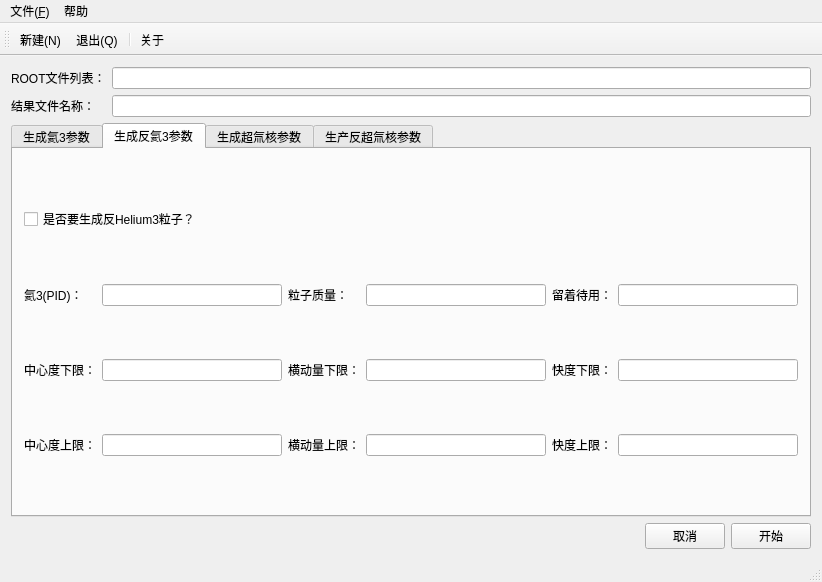
<?xml version="1.0" encoding="UTF-8"?>
<ui version="4.0">
 <class>MainWindow</class>
 <widget class="QMainWindow" name="MainWindow">
  <property name="geometry">
   <rect>
    <x>0</x>
    <y>0</y>
    <width>822</width>
    <height>582</height>
   </rect>
  </property>
  <property name="windowTitle">
   <string>MainWindow</string>
  </property>
  <widget class="QWidget" name="centralWidget">
   <layout class="QHBoxLayout" name="horizontalLayout">
    <item>
     <layout class="QVBoxLayout" name="verticalLayout">
      <item>
       <layout class="QGridLayout" name="gridLayout_3">
        <item row="0" column="0">
         <layout class="QGridLayout" name="gridLayout_2">
          <item row="0" column="0">
           <widget class="QLabel" name="inputFileListLabel">
            <property name="text">
             <string>ROOT文件列表：</string>
            </property>
            <property name="buddy">
             <cstring>inputFileListLineEdit</cstring>
            </property>
           </widget>
          </item>
          <item row="0" column="1">
           <widget class="QLineEdit" name="inputFileListLineEdit"/>
          </item>
          <item row="1" column="0">
           <widget class="QLabel" name="resultFileNameLabel">
            <property name="text">
             <string>结果文件名称：</string>
            </property>
            <property name="buddy">
             <cstring>resultFileNameLineEdit</cstring>
            </property>
           </widget>
          </item>
          <item row="1" column="1">
           <widget class="QLineEdit" name="resultFileNameLineEdit"/>
          </item>
         </layout>
        </item>
        <item row="1" column="0">
         <widget class="QTabWidget" name="tabWidget">
          <property name="currentIndex">
           <number>1</number>
          </property>
          <widget class="QWidget" name="helium3Tab">
           <attribute name="title">
            <string>生成氦3参数</string>
           </attribute>
           <layout class="QGridLayout" name="gridLayout">
            <item row="3" column="0">
             <widget class="QLabel" name="helium3CentralityHighLabel">
              <property name="text">
               <string>中心度上限：</string>
              </property>
              <property name="buddy">
               <cstring>helium3CentralityHighLineEdit</cstring>
              </property>
             </widget>
            </item>
            <item row="3" column="4">
             <widget class="QLabel" name="helium3RapidityHighLabel">
              <property name="text">
               <string>快度上限：</string>
              </property>
              <property name="buddy">
               <cstring>helium3RapidityHighLineEdit</cstring>
              </property>
             </widget>
            </item>
            <item row="1" column="4">
             <widget class="QLabel" name="helium3WaitingLabel">
              <property name="text">
               <string>留着待用：</string>
              </property>
              <property name="buddy">
               <cstring>helium3WaitingLineEdit</cstring>
              </property>
             </widget>
            </item>
            <item row="1" column="3">
             <widget class="QLineEdit" name="helium3MassLineEdit"/>
            </item>
            <item row="2" column="1">
             <widget class="QLineEdit" name="helium3CentralityLowLineEdit"/>
            </item>
            <item row="3" column="3">
             <widget class="QLineEdit" name="helium3PtHighLineEdit"/>
            </item>
            <item row="1" column="2">
             <widget class="QLabel" name="helium3MassLabel">
              <property name="text">
               <string>粒子质量：</string>
              </property>
              <property name="buddy">
               <cstring>helium3MassLineEdit</cstring>
              </property>
             </widget>
            </item>
            <item row="3" column="1">
             <widget class="QLineEdit" name="helium3CentralityHighLineEdit"/>
            </item>
            <item row="1" column="5">
             <widget class="QLineEdit" name="helium3WaitingLineEdit"/>
            </item>
            <item row="2" column="4">
             <widget class="QLabel" name="helium3RapidityLowLabel">
              <property name="text">
               <string>快度下限：</string>
              </property>
              <property name="buddy">
               <cstring>helium3RapidityLowLineEdit</cstring>
              </property>
             </widget>
            </item>
            <item row="2" column="0">
             <widget class="QLabel" name="helium3CentralityLowLabel">
              <property name="text">
               <string>中心度下限：</string>
              </property>
              <property name="buddy">
               <cstring>helium3CentralityLowLineEdit</cstring>
              </property>
             </widget>
            </item>
            <item row="1" column="0">
             <widget class="QLabel" name="helium3PIDLabel">
              <property name="text">
               <string>氦3(PID)：</string>
              </property>
              <property name="buddy">
               <cstring>helium3PIDLineEdit</cstring>
              </property>
             </widget>
            </item>
            <item row="3" column="2">
             <widget class="QLabel" name="helium3PtHighLabel">
              <property name="text">
               <string>横动量上限：</string>
              </property>
              <property name="buddy">
               <cstring>helium3PtHighLineEdit</cstring>
              </property>
             </widget>
            </item>
            <item row="2" column="5">
             <widget class="QLineEdit" name="helium3RapidityLowLineEdit"/>
            </item>
            <item row="1" column="1">
             <widget class="QLineEdit" name="helium3PIDLineEdit"/>
            </item>
            <item row="2" column="2">
             <widget class="QLabel" name="helium3PtLowLabel">
              <property name="text">
               <string>横动量下限：</string>
              </property>
              <property name="buddy">
               <cstring>helium3PtLowLineEdit</cstring>
              </property>
             </widget>
            </item>
            <item row="3" column="5">
             <widget class="QLineEdit" name="helium3RapidityHighLineEdit"/>
            </item>
            <item row="2" column="3">
             <widget class="QLineEdit" name="helium3PtLowLineEdit"/>
            </item>
            <item row="0" column="0" colspan="6">
             <widget class="QCheckBox" name="helium3CheckBox">
              <property name="text">
               <string>是否要生成Helium3粒子？</string>
              </property>
             </widget>
            </item>
           </layout>
          </widget>
          <widget class="QWidget" name="antiHelium3Tab">
           <attribute name="title">
            <string>生成反氦3参数</string>
           </attribute>
           <layout class="QGridLayout" name="gridLayout_5">
            <item row="0" column="0" colspan="6">
             <widget class="QCheckBox" name="antiHelium3CheckBox">
              <property name="text">
               <string>是否要生成反Helium3粒子？</string>
              </property>
             </widget>
            </item>
            <item row="1" column="0">
             <widget class="QLabel" name="antiHelium3PIDLabel">
              <property name="text">
               <string>氦3(PID)：</string>
              </property>
              <property name="buddy">
               <cstring>antiHelium3PIDLineEdit</cstring>
              </property>
             </widget>
            </item>
            <item row="1" column="1">
             <widget class="QLineEdit" name="antiHelium3PIDLineEdit"/>
            </item>
            <item row="1" column="2">
             <widget class="QLabel" name="antiHelium3MassLabel">
              <property name="text">
               <string>粒子质量：</string>
              </property>
              <property name="buddy">
               <cstring>antiHelium3MassLineEdit</cstring>
              </property>
             </widget>
            </item>
            <item row="1" column="3">
             <widget class="QLineEdit" name="antiHelium3MassLineEdit"/>
            </item>
            <item row="1" column="4">
             <widget class="QLabel" name="antiHelium3WaitingLabel">
              <property name="text">
               <string>留着待用：</string>
              </property>
              <property name="buddy">
               <cstring>antiHelium3WatingLineEdit</cstring>
              </property>
             </widget>
            </item>
            <item row="1" column="5">
             <widget class="QLineEdit" name="antiHelium3WatingLineEdit"/>
            </item>
            <item row="2" column="0">
             <widget class="QLabel" name="label_18">
              <property name="text">
               <string>中心度下限：</string>
              </property>
              <property name="buddy">
               <cstring>lineEdit_14</cstring>
              </property>
             </widget>
            </item>
            <item row="2" column="1">
             <widget class="QLineEdit" name="lineEdit_14"/>
            </item>
            <item row="2" column="2">
             <widget class="QLabel" name="label_19">
              <property name="text">
               <string>横动量下限：</string>
              </property>
              <property name="buddy">
               <cstring>lineEdit_17</cstring>
              </property>
             </widget>
            </item>
            <item row="2" column="3">
             <widget class="QLineEdit" name="lineEdit_17"/>
            </item>
            <item row="2" column="4">
             <widget class="QLabel" name="label_12">
              <property name="text">
               <string>快度下限：</string>
              </property>
              <property name="buddy">
               <cstring>lineEdit_19</cstring>
              </property>
             </widget>
            </item>
            <item row="2" column="5">
             <widget class="QLineEdit" name="lineEdit_19"/>
            </item>
            <item row="3" column="0">
             <widget class="QLabel" name="label_20">
              <property name="text">
               <string>中心度上限：</string>
              </property>
              <property name="buddy">
               <cstring>lineEdit_18</cstring>
              </property>
             </widget>
            </item>
            <item row="3" column="1">
             <widget class="QLineEdit" name="lineEdit_18"/>
            </item>
            <item row="3" column="2">
             <widget class="QLabel" name="label_15">
              <property name="text">
               <string>横动量上限：</string>
              </property>
              <property name="buddy">
               <cstring>lineEdit_20</cstring>
              </property>
             </widget>
            </item>
            <item row="3" column="3">
             <widget class="QLineEdit" name="lineEdit_20"/>
            </item>
            <item row="3" column="4">
             <widget class="QLabel" name="label_16">
              <property name="text">
               <string>快度上限：</string>
              </property>
              <property name="buddy">
               <cstring>lineEdit_12</cstring>
              </property>
             </widget>
            </item>
            <item row="3" column="5">
             <widget class="QLineEdit" name="lineEdit_12"/>
            </item>
           </layout>
          </widget>
          <widget class="QWidget" name="tab_2">
           <attribute name="title">
            <string>生成超氚核参数</string>
           </attribute>
           <layout class="QGridLayout" name="gridLayout_6">
            <item row="0" column="0" colspan="6">
             <widget class="QCheckBox" name="checkBox_5">
              <property name="text">
               <string>是否要生成超氚核？</string>
              </property>
             </widget>
            </item>
            <item row="1" column="0">
             <widget class="QLabel" name="label_45">
              <property name="text">
               <string>超氚(PID)：</string>
              </property>
              <property name="buddy">
               <cstring>lineEdit_44</cstring>
              </property>
             </widget>
            </item>
            <item row="1" column="1">
             <widget class="QLineEdit" name="lineEdit_44"/>
            </item>
            <item row="1" column="2">
             <widget class="QLabel" name="label_43">
              <property name="text">
               <string>粒子质量：</string>
              </property>
              <property name="buddy">
               <cstring>lineEdit_43</cstring>
              </property>
             </widget>
            </item>
            <item row="1" column="3">
             <widget class="QLineEdit" name="lineEdit_43"/>
            </item>
            <item row="1" column="4">
             <widget class="QLabel" name="label_47">
              <property name="text">
               <string>留着待用：</string>
              </property>
              <property name="buddy">
               <cstring>lineEdit_47</cstring>
              </property>
             </widget>
            </item>
            <item row="1" column="5">
             <widget class="QLineEdit" name="lineEdit_47"/>
            </item>
            <item row="2" column="0">
             <widget class="QLabel" name="label_44">
              <property name="text">
               <string>中心度下限：</string>
              </property>
              <property name="buddy">
               <cstring>lineEdit_40</cstring>
              </property>
             </widget>
            </item>
            <item row="2" column="1">
             <widget class="QLineEdit" name="lineEdit_40"/>
            </item>
            <item row="2" column="2">
             <widget class="QLabel" name="label_40">
              <property name="text">
               <string>横动量下限：</string>
              </property>
              <property name="buddy">
               <cstring>lineEdit_39</cstring>
              </property>
             </widget>
            </item>
            <item row="2" column="3">
             <widget class="QLineEdit" name="lineEdit_39"/>
            </item>
            <item row="2" column="4">
             <widget class="QLabel" name="label_42">
              <property name="text">
               <string>快度下限：</string>
              </property>
              <property name="buddy">
               <cstring>lineEdit_41</cstring>
              </property>
             </widget>
            </item>
            <item row="2" column="5">
             <widget class="QLineEdit" name="lineEdit_41"/>
            </item>
            <item row="3" column="0">
             <widget class="QLabel" name="label_39">
              <property name="text">
               <string>中心度上限：</string>
              </property>
              <property name="buddy">
               <cstring>lineEdit_46</cstring>
              </property>
             </widget>
            </item>
            <item row="3" column="1">
             <widget class="QLineEdit" name="lineEdit_46"/>
            </item>
            <item row="3" column="2">
             <widget class="QLabel" name="label_46">
              <property name="text">
               <string>横动量上限：</string>
              </property>
              <property name="buddy">
               <cstring>lineEdit_45</cstring>
              </property>
             </widget>
            </item>
            <item row="3" column="3">
             <widget class="QLineEdit" name="lineEdit_45"/>
            </item>
            <item row="3" column="4">
             <widget class="QLabel" name="label_41">
              <property name="text">
               <string>快度上限：</string>
              </property>
              <property name="buddy">
               <cstring>lineEdit_42</cstring>
              </property>
             </widget>
            </item>
            <item row="3" column="5">
             <widget class="QLineEdit" name="lineEdit_42"/>
            </item>
           </layout>
          </widget>
          <widget class="QWidget" name="tab_4">
           <attribute name="title">
            <string>生产反超氚核参数</string>
           </attribute>
           <layout class="QGridLayout" name="gridLayout_7">
            <item row="0" column="0" colspan="6">
             <widget class="QCheckBox" name="checkBox_4">
              <property name="text">
               <string>是否要生成反超氚核？</string>
              </property>
             </widget>
            </item>
            <item row="1" column="0">
             <widget class="QLabel" name="label_35">
              <property name="text">
               <string>反超氚(PID)：</string>
              </property>
              <property name="buddy">
               <cstring>lineEdit_36</cstring>
              </property>
             </widget>
            </item>
            <item row="1" column="1">
             <widget class="QLineEdit" name="lineEdit_36"/>
            </item>
            <item row="1" column="2">
             <widget class="QLabel" name="label_30">
              <property name="text">
               <string>粒子质量：</string>
              </property>
              <property name="buddy">
               <cstring>lineEdit_38</cstring>
              </property>
             </widget>
            </item>
            <item row="1" column="3">
             <widget class="QLineEdit" name="lineEdit_38"/>
            </item>
            <item row="1" column="4">
             <widget class="QLabel" name="label_32">
              <property name="text">
               <string>留着待用：</string>
              </property>
              <property name="buddy">
               <cstring>lineEdit_30</cstring>
              </property>
             </widget>
            </item>
            <item row="1" column="5">
             <widget class="QLineEdit" name="lineEdit_30"/>
            </item>
            <item row="2" column="0">
             <widget class="QLabel" name="label_34">
              <property name="text">
               <string>中心度下限：</string>
              </property>
              <property name="buddy">
               <cstring>lineEdit_31</cstring>
              </property>
             </widget>
            </item>
            <item row="2" column="1">
             <widget class="QLineEdit" name="lineEdit_31"/>
            </item>
            <item row="2" column="2">
             <widget class="QLabel" name="label_38">
              <property name="text">
               <string>横动量上限：</string>
              </property>
              <property name="buddy">
               <cstring>lineEdit_34</cstring>
              </property>
             </widget>
            </item>
            <item row="2" column="3">
             <widget class="QLineEdit" name="lineEdit_34"/>
            </item>
            <item row="2" column="4">
             <widget class="QLabel" name="label_33">
              <property name="text">
               <string>快度下限：</string>
              </property>
              <property name="buddy">
               <cstring>lineEdit_37</cstring>
              </property>
             </widget>
            </item>
            <item row="2" column="5">
             <widget class="QLineEdit" name="lineEdit_37"/>
            </item>
            <item row="3" column="0">
             <widget class="QLabel" name="label_31">
              <property name="text">
               <string>中心度上限：</string>
              </property>
              <property name="buddy">
               <cstring>lineEdit_32</cstring>
              </property>
             </widget>
            </item>
            <item row="3" column="1">
             <widget class="QLineEdit" name="lineEdit_32"/>
            </item>
            <item row="3" column="2">
             <widget class="QLabel" name="label_37">
              <property name="text">
               <string>横动量下限：</string>
              </property>
              <property name="buddy">
               <cstring>lineEdit_35</cstring>
              </property>
             </widget>
            </item>
            <item row="3" column="3">
             <widget class="QLineEdit" name="lineEdit_35"/>
            </item>
            <item row="3" column="4">
             <widget class="QLabel" name="label_36">
              <property name="text">
               <string>快度上限：</string>
              </property>
              <property name="buddy">
               <cstring>lineEdit_33</cstring>
              </property>
             </widget>
            </item>
            <item row="3" column="5">
             <widget class="QLineEdit" name="lineEdit_33"/>
            </item>
           </layout>
          </widget>
         </widget>
        </item>
       </layout>
      </item>
      <item>
       <layout class="QGridLayout" name="gridLayout_4">
        <item row="0" column="0">
         <spacer name="horizontalSpacer">
          <property name="orientation">
           <enum>Qt::Horizontal</enum>
          </property>
          <property name="sizeHint" stdset="0">
           <size>
            <width>40</width>
            <height>20</height>
           </size>
          </property>
         </spacer>
        </item>
        <item row="0" column="1">
         <widget class="QPushButton" name="cancelButton">
          <property name="text">
           <string>取消</string>
          </property>
         </widget>
        </item>
        <item row="0" column="2">
         <widget class="QPushButton" name="startButton">
          <property name="text">
           <string>开始</string>
          </property>
         </widget>
        </item>
       </layout>
      </item>
     </layout>
    </item>
   </layout>
  </widget>
  <widget class="QMenuBar" name="menuBar">
   <property name="geometry">
    <rect>
     <x>0</x>
     <y>0</y>
     <width>822</width>
     <height>27</height>
    </rect>
   </property>
   <widget class="QMenu" name="menu_F">
    <property name="title">
     <string>文件(&amp;F)</string>
    </property>
    <addaction name="newAction"/>
    <addaction name="quitAction"/>
   </widget>
   <widget class="QMenu" name="menu">
    <property name="title">
     <string>帮助</string>
    </property>
    <addaction name="aboutAction"/>
    <addaction name="aboutQtAction"/>
   </widget>
   <addaction name="menu_F"/>
   <addaction name="menu"/>
  </widget>
  <widget class="QStatusBar" name="statusBar"/>
  <widget class="QToolBar" name="mainToolBar">
   <attribute name="toolBarArea">
    <enum>TopToolBarArea</enum>
   </attribute>
   <attribute name="toolBarBreak">
    <bool>false</bool>
   </attribute>
   <addaction name="newAction"/>
   <addaction name="quitAction"/>
   <addaction name="separator"/>
   <addaction name="aboutAction"/>
  </widget>
  <action name="newAction">
   <property name="icon">
    <iconset resource="resources.qrc">
     <normaloff>:/images/new.png</normaloff>:/images/new.png</iconset>
   </property>
   <property name="text">
    <string>新建(&amp;N)</string>
   </property>
   <property name="shortcut">
    <string>Ctrl+N</string>
   </property>
  </action>
  <action name="quitAction">
   <property name="icon">
    <iconset resource="resources.qrc">
     <normaloff>:/images/exit.png</normaloff>:/images/exit.png</iconset>
   </property>
   <property name="text">
    <string>退出(&amp;Q)</string>
   </property>
   <property name="shortcut">
    <string>Ctrl+Q</string>
   </property>
  </action>
  <action name="aboutAction">
   <property name="icon">
    <iconset resource="resources.qrc">
     <normaloff>:/images/tool.png</normaloff>:/images/tool.png</iconset>
   </property>
   <property name="text">
    <string>关于</string>
   </property>
  </action>
  <action name="aboutQtAction">
   <property name="icon">
    <iconset resource="resources.qrc">
     <normaloff>:/images/help.jpg</normaloff>:/images/help.jpg</iconset>
   </property>
   <property name="text">
    <string>关于Qt和GNU/Linux</string>
   </property>
  </action>
 </widget>
 <layoutdefault spacing="6" margin="11"/>
 <resources>
  <include location="resources.qrc"/>
 </resources>
 <connections/>
</ui>
